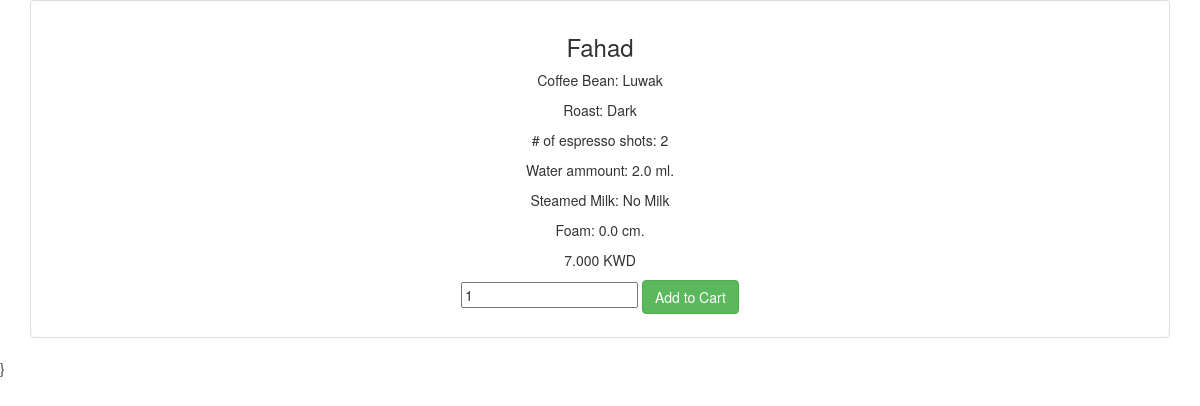
Screenshot of /cafe/coffee_detail/2 (signed in) with the database file from the repository.
### beans/models.py (models this page shows, shortened)
class Coffee(models.Model):
    user = models.ForeignKey(User, on_delete=models.PROTECT)
    name = models.CharField(max_length=120)
    espresso_shots = models.PositiveIntegerField(default=1)
    bean = models.ForeignKey('Bean', on_delete=models.PROTECT)
    roast = models.ForeignKey('Roast', on_delete=models.PROTECT)
    syrups = models.ManyToManyField(Syrup, blank=True)
    powders = models.ManyToManyField(Powder, blank=True)
    water = models.FloatField()
    steamed_milk = models.BooleanField(default=False)
    foam = models.FloatField()
    extra_instructions = models.TextField(null=True, blank=True)
    price = models.DecimalField(max_digits=6, decimal_places=3, null=True)

class Bean(models.Model):
	name = models.CharField(max_length=120)
	price = models.DecimalField(max_digits=5, decimal_places=3)
	def __str__(self):
		return self.name

class Roast(models.Model):
    name = models.CharField(max_length=200)
    price = models.DecimalField(max_digits=5, decimal_places=3)
    def __str__(self):
        return self.name

### beans/views.py (the view)
# urls.py: path('coffee_detail/<int:coffee_id>', views.coffee_detail, name="coffee_detail"),
def coffee_detail(request, coffee_id):
	if not request.user.is_authenticated:
		return redirect("cafe:login")
	coffee = Coffee.objects.get(id=coffee_id)
	if not (request.user == coffee.user or request.user.is_superuser or request.user.is_staff):
		raise Http404
	return render(request, 'coffee_detail.html', {'coffee': coffee})

### beans/templates/coffee_detail.html (shortened to what this page needs)
{% extends "base.html" %}
{% block content %}
<div class="row">
<div class="col-sm-12">
    <div class="thumbnail text-center">
        <div class="caption">
            <h3>{{coffee.name}}</h3>
            <p>Coffee Bean: {{coffee.bean}}</p>
            <p>Roast: {{coffee.roast}}</p>
            <p># of espresso shots: {{coffee.espresso_shots}}</p>
            <p>Water ammount: {{coffee.water}} ml.</p>
            <p>Steamed Milk: {% if coffee.steamed_milk %}Added {% else %}No Milk {% endif %}</p>
            <p>Foam: {{coffee.foam}} cm.</p>
            <p>{{coffee.price}} KWD</p>
            <p>
                <form action="{% url 'cart:mycart' %}" method="GET">
                  <input type="number" class="item-qty" name="qty" value="1"/>
                  <input type="submit" class="btn btn-success" value="Add to Cart"/>
                </form>
            </p>
        </div>
    </div>
</div>
</div>
{% endblock content %}

### rows the page displays
Coffee: name "Fahad", bean "Luwak", roast "Dark", espresso_shots "2", water "2.0", foam "0.0", price "7.000"
